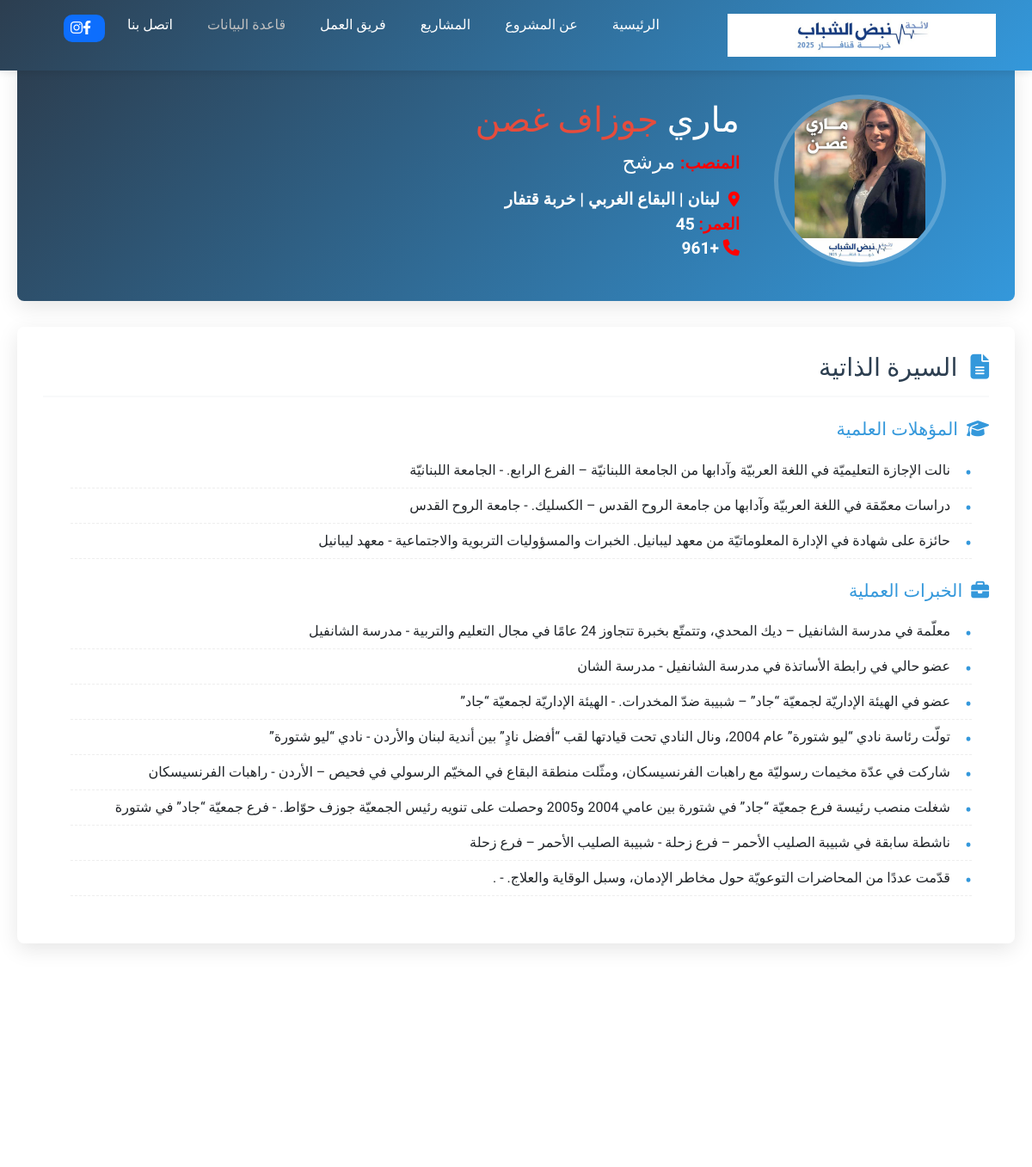
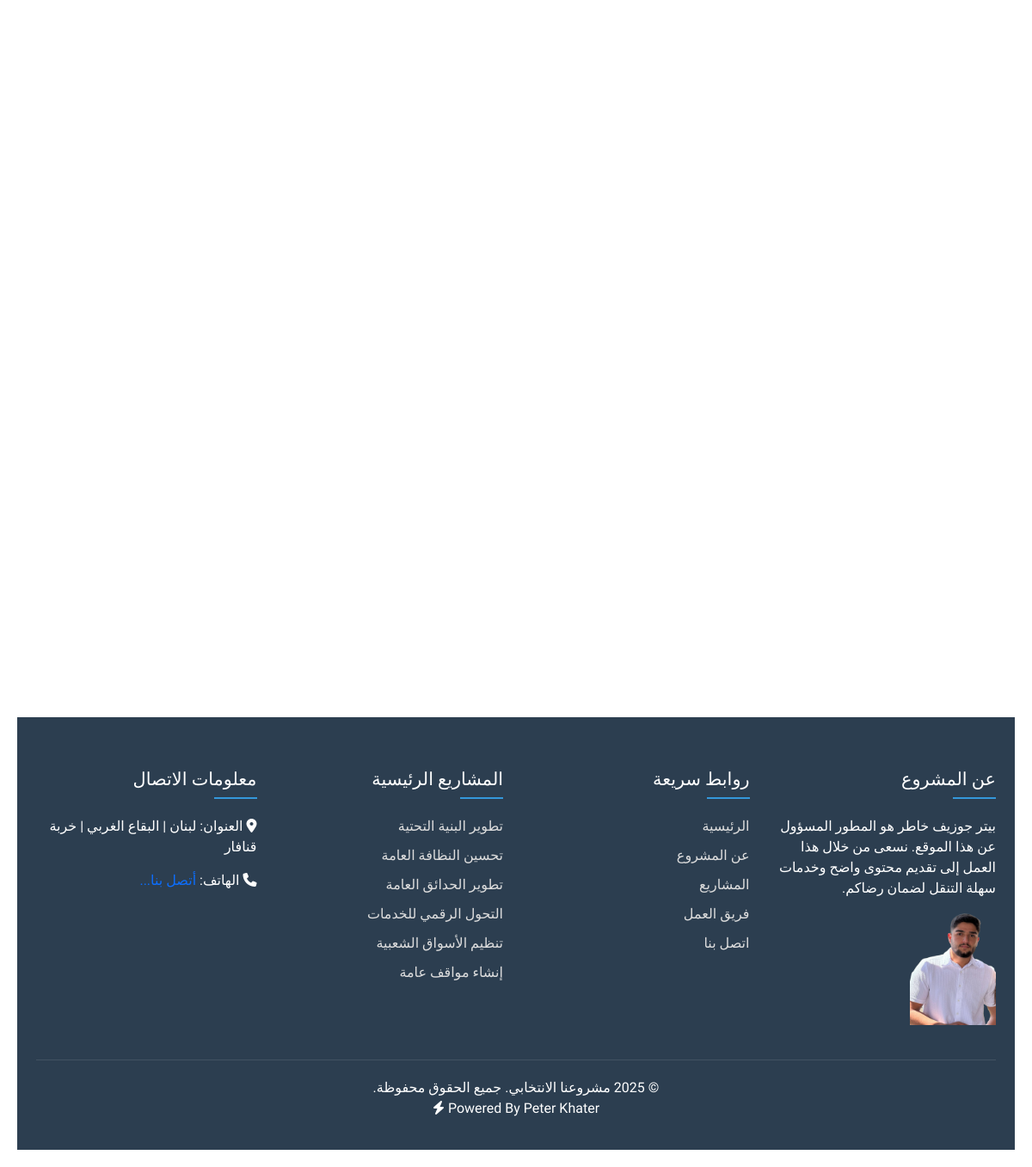
Page /morashah/3 on the committed database (2 pictures, top to bottom).
### main/models.py (models this page shows, shortened)
class MySetting(models.Model):
   phone = models.CharField( max_length=40,  blank=True, null=True)
   email = models.EmailField(max_length=254, null=True, blank=True)
   instagramLink = models.TextField(blank=True, null=True)
   facebookLink = models.TextField(blank=True, null=True)
   website_url = models.URLField(max_length=200, blank=True, null=True)
   address = models.CharField(max_length=255, blank=True, null=True)
   business_name = models.CharField(max_length=100, blank=True, null=True)
   logo = models.ImageField(upload_to='setting/', blank=True, null=True)
   linkedinLink = models.URLField(max_length=200, blank=True, null=True)
   created_at = models.DateTimeField(auto_now_add=True)
   updated_at = models.DateTimeField(auto_now=True)
   description = models.TextField(blank=True, null=True)
   dev_name = models.CharField(max_length=100, blank=True, null=True)
   dev_img =  models.ImageField(upload_to='setting/', blank=True, null=True)
   leyha_photo = models.ImageField(upload_to='setting/', blank=True, null=True)
   leyha_description =models.TextField(blank=True, null=True)

class Person(models.Model):
    name = models.CharField(max_length=200, verbose_name="اسم المرشح")
    last_name = models.CharField(max_length=200, verbose_name="شهرة المرشح")
    position = models.CharField(max_length=100, verbose_name="المنصب")
    profile_picture = models.ImageField(upload_to='profiles/', verbose_name="صورة المرشح", blank=True, null=True)
    age = models.PositiveIntegerField(verbose_name="العمر")
    phone = models.CharField(blank=True, null=True,verbose_name="رقم الهاتف",default='+961', max_length=100)
    note = models.TextField(verbose_name="ملاحظات", blank=True)
    target_categories = models.ManyToManyField(
        Category,
        verbose_name="الفئات المستهدفة للتحسين",
        related_name="candidates",
        blank=True
    )
    election_program = models.TextField(verbose_name="البرنامج الانتخابي", blank=True)
    is_current_candidate = models.BooleanField(verbose_name="مرشح حاليا", default=True)
    vision = models.TextField(verbose_name="الرؤية", blank=True)
    twitter = models.URLField(blank=True,null=True)
    facebook = models.URLField(blank=True,null=True)
    linkedin = models.URLField(blank=True,null=True)
    class Meta:
        verbose_name = "مرشح"
        verbose_name_plural = "المرشحين"
        ordering = ['position', 'last_name']

class EducationalQualification(models.Model):
    person = models.ForeignKey(Person, on_delete=models.CASCADE, related_name='qualifications', verbose_name="المرشح")
    title = models.CharField(max_length=200, verbose_name="المؤهل العلمي")
    institution = models.CharField(max_length=200, verbose_name="المؤسسة التعليمية", null=True,blank=True)
    class Meta:
        verbose_name = "المؤهل العلمي"
        verbose_name_plural = "المؤهلات العلمية"

class WorkExperience(models.Model):
    person = models.ForeignKey(Person, on_delete=models.CASCADE, related_name='experiences', verbose_name="المرشح")
    position = models.CharField(max_length=200, verbose_name="المنصب")
    organization = models.CharField(max_length=200, verbose_name="المؤسسة")
    class Meta:
        verbose_name = "الخبرة العملية"
        verbose_name_plural = "الخبرات العملية"

### main/views.py (the view)
# urls.py: path('morashah/<int:id>',person,name='person'),
def person(request,id):
    person = get_object_or_404(Person, id=id)
    setting = MySetting.objects.last()
    category = Category.objects.all()
    return render(request,'person.html',{'person': person,'setting':setting,'cat':category,})

### templates/person.html (shortened to what this page needs)
{% extends "base.html" %}
{% load static %}
{% block css %}
<link rel="stylesheet" href="{% static 'css/person.css' %}">
{% endblock css %}
{% block main %}
<div class="candidate-profile" style="display:block">
  <section class="candidate-hero">
    <div class="hero-content">
      <div class="candidate-photo">
        {% if person.profile_picture %}
          <img src="{{ person.profile_picture.url }}" alt="صورة المرشح">
        {% else %}
          <img src="{% static 'images/default.jpg' %}" alt="صورة المرشح">
        {% endif %}
      </div>
      <div class="candidate-intro">
        <h1>{{ person.name }} <span>{{ person.last_name }}</span></h1>
        <h2><span style="color:red; font-weight:600; font-size:1.2rem">المنصب:</span> {{ person.position }}</h2>
        <div class="candidate-location">
          <i class="fas fa-map-marker-alt" style="color:red;"></i>
          <span style=" font-size: 1.2rem; font-weight: 600;">لبنان <span>| البقاع الغربي |</span> خربة قتفار</span>
        </div>
        <span style="font-weight:600; font-size:1.2rem"><span style="color:red;">العمر: </span> {{ person.age }}</span>
        <br>
        <span style="font-weight:600; font-size:1.2rem"><span style="color:red;"><i class="fa-solid fa-phone"></i> </span> {{ person.phone }}</span>
      </div>
    </div>
  </section>
  <div class="profile-content">
    <section class="profile-section cv-section">
      <h2 class="section-title">
        <i class="fas fa-file-alt"></i>
        <span>السيرة الذاتية</span>
      </h2>
      <div class="cv-details">
        <div class="education">
          <h3><i class="fas fa-graduation-cap"></i> المؤهلات العلمية</h3>
          <ul>
            {% for qualification in person.qualifications.all %}
              <li>{{ qualification.title }} - {{ qualification.institution }} </li>
            {% empty %}
              <li>لا توجد مؤهلات مسجلة.</li>
            {% endfor %}
          </ul>
        </div>
        <div class="experience">
          <h3><i class="fas fa-briefcase"></i> الخبرات العملية</h3>
          <ul>
            {% for exp in person.experiences.all %}
              <li>{{ exp.position }} - {{ exp.organization }}</li>
            {% empty %}
              <li>لا توجد خبرات مسجلة.</li>
            {% endfor %}
          </ul>
        </div>
      </div>
    </section>
  </div>
{% endblock main %}

### templates/base.html (shortened to what this page needs)
{% load static %}
<!DOCTYPE html>
<html lang="ar" dir="rtl">
<head>
    <link rel="stylesheet" href="{% static 'css/base.css' %}">
    <link rel="stylesheet" href="https://cdnjs.cloudflare.com/ajax/libs/font-awesome/6.4.0/css/all.min.css">
    <link href="https://cdn.jsdelivr.net/npm/bootstrap@5.3.0/dist/css/bootstrap.min.css" rel="stylesheet">
    <link rel="stylesheet" href="https://cdnjs.cloudflare.com/ajax/libs/animate.css/4.1.1/animate.min.css"/>
    {% block css %}{% endblock css %}
</head>
<body>
    <header id="header">
        <div class="container header-container">
            <div class="logo">
                <img src="{{setting.logo.url}}" alt="شعار الحملة">
            </div>
            <nav id="mainNav">
                <ul>
                    <li><a href="{% url 'main' %}#home">الرئيسية</a></li>
                    <li><a href="{% url 'main' %}#about">عن المشروع</a></li>
                    <li><a href="{% url 'main' %}#projects">المشاريع</a></li>
                    <li><a href="{% url 'main' %}#team">فريق العمل</a></li>
                    <li onclick="alert('قيد الإنشاء')"><a href="#" class="" style="color: rgb(192, 192, 192);">قاعدة البيانات</a></li>
                    <li><a href="{% url 'main' %}#contact">اتصل بنا</a></li>
                    <div class="social-links me-3 bg-primary px-2 py-1 d-flex justify-content-center align-item-center" style="border-radius:10px">
                        <a href="{{setting.facebookLink}}"><i class="fab fa-facebook-f me-2" style="color:white;"></i></a>
                        <a href="{{setting.instagramLink}}"><i class="fab fa-instagram" style="color:white;"></i></a>
                    </div>
                </ul>
            </nav>
        </div>
    </header>
    {% block main %}
    {% endblock main %}
    <footer>
        <div class="container">
            <div class="footer-content">
                <div class="footer-column">
                    <h3>عن المشروع</h3>
                    <p>{{setting.description}}</p>
                    <img src="{{setting.dev_img.url}}" alt="بيتر جوزيف خاطر هو المطور المسؤول عن هذا الموقع." style="width:100px;">
                </div>
                <div class="footer-column">
                    <h3>روابط سريعة</h3>
                    <ul class="footer-links">
                        <li><a href="{% url 'main' %}#home">الرئيسية</a></li>
                        <li><a href="{% url 'main' %}#about">عن المشروع</a></li>
                        <li><a href="{% url 'main' %}#projects">المشاريع</a></li>
                        <li><a href="{% url 'main' %}#team">فريق العمل</a></li>
                        <li><a href="{% url 'main' %}#contact">اتصل بنا</a></li>
                    </ul>
                </div>
                <div class="footer-column">
                    <h3>المشاريع الرئيسية</h3>
                    <ul class="footer-links">
                        <li><a href="#">تطوير البنية التحتية</a></li>
                        <li><a href="#">تحسين النظافة العامة</a></li>
                        <li><a href="#">تطوير الحدائق العامة</a></li>
                        <li><a href="#">التحول الرقمي للخدمات</a></li>
                        <li><a href="#">تنظيم الأسواق الشعبية</a></li>
                        <li><a href="#">إنشاء مواقف عامة</a></li>
                    </ul>
                </div>
                <div class="footer-column">
                    <h3>معلومات الاتصال</h3>
                    <p><i class="fas fa-map-marker-alt"></i> العنوان: لبنان | البقاع الغربي | خربة قنافار</p>
                    <p><i class="fas fa-phone"></i> الهاتف: <a style="text-decoration: none;" href="tel:{{setting.phone}}">أتصل بنا...</a></p>
                </div>
            </div>
            <div class="footer-bottom">
                <p>&copy; 2025 مشروعنا الانتخابي. جميع الحقوق محفوظة. <br><span> Powered By Peter Khater <i class="fa-solid fa-bolt"></i></span></p>
            </div>
        </div>
    </footer>
    <link rel="stylesheet" href="https://cdnjs.cloudflare.com/ajax/libs/animate.css/4.1.1/animate.min.css"/>
</body>
</html>

### project/static/css/base.css (style rules this page uses)
:root { --primary-color: #2c3e50; --secondary-color: #3498db; --accent-color: #e74c3c; --light-color: #ecf0f1; --dark-color: #2c3e50; --success-color: #27ae60; }
* { margin: 0; padding: 0; box-sizing: border-box; font-family: 'Tajawal', sans-serif; }
body { background-color: #f5f5f5; color: #333; line-height: 1.6; font-family: 'Tajawal', sans-serif; line-height: 1.8; }
.container { width: 90%; max-width: 1200px; margin: 0 auto; padding: 0 15px; }
header { background: linear-gradient(135deg, var(--primary-color), var(--secondary-color)); color: white; padding: 1rem 0; position: fixed; width: 100%; top: 0; z-index: 1000; box-shadow: 0 2px 10px rgba(0, 0, 0, 0.1); transition: all 0.3s ease; }
.header-container { display: flex; justify-content: space-between; align-items: center; }
.logo { display: flex; align-items: center; }
.logo img { height: 50px; margin-left: 10px; }
nav ul { display: flex; list-style: none; }
nav ul li { margin-right: 20px; }
nav ul li a { color: white; text-decoration: none; font-weight: 500; padding: 5px 10px; border-radius: 5px; transition: all 0.3s ease; }
footer { background-color: var(--dark-color); color: white; padding: 60px 0 20px; }
.footer-content { display: grid; grid-template-columns: repeat(auto-fit, minmax(250px, 1fr)); gap: 30px; margin-bottom: 40px; }
.footer-column h3 { font-size: 1.3rem; margin-bottom: 20px; position: relative; padding-bottom: 10px; }
.footer-column h3::after { content: ''; position: absolute; bottom: 0; right: 0; width: 50px; height: 2px; background-color: var(--secondary-color); }
.footer-column p { margin-bottom: 15px; }
.footer-links { list-style: none; }
.footer-links li { margin-bottom: 10px; }
.footer-links a { color: #ddd; text-decoration: none; transition: all 0.3s ease; }
.footer-bottom { text-align: center; padding-top: 20px; border-top: 1px solid rgba(255, 255, 255, 0.1); }

### project/static/css/person.css (style rules this page uses)
:root { --primary-color: #2c3e50; --secondary-color: #3498db; --accent-color: #e74c3c; --light-color: #f8f9fa; --dark-color: #2c3e50; --text-color: #333; --border-radius: 8px; --box-shadow: 0 7px 25px rgba(0, 0, 0, 0.1); }
.candidate-profile { max-width: 100%; margin: 0 auto; padding: 20px; }
.candidate-hero { background: linear-gradient(135deg, var(--primary-color), var(--secondary-color)); color: white; padding: 40px 20px; border-radius: var(--border-radius); margin-bottom: 30px; box-shadow: var(--box-shadow); margin-top: 50px; }
.hero-content { display: flex; align-items: center; gap: 40px; max-width: 1000px; margin: 0 auto; }
.candidate-photo { position: relative; width: 200px; height: 200px; flex-shrink: 0; }
.candidate-photo img { width: 100%; height: 100%; object-fit: contain; border-radius: 50%; border: 5px solid rgba(255, 255, 255, 0.2); }
.candidate-intro h1 { font-size: 2.5rem; margin-bottom: 10px; }
.candidate-intro h1 span { color: var(--accent-color); }
.candidate-intro h2 { font-size: 1.5rem; font-weight: 500; margin-bottom: 15px; }
.candidate-location { display: flex; align-items: center; gap: 10px; font-size: 1.1rem; }
.profile-section { background-color: white; border-radius: var(--border-radius); padding: 30px; margin-bottom: 30px; box-shadow: var(--box-shadow); }
.section-title { display: flex; align-items: center; gap: 15px; font-size: 1.8rem; color: var(--primary-color); margin-bottom: 25px; padding-bottom: 15px; border-bottom: 2px solid var(--light-color); }
.section-title i { color: var(--secondary-color); }
.cv-details > div { margin-bottom: 25px; }
.cv-details h3 { display: flex; align-items: center; gap: 10px; color: var(--secondary-color); font-size: 1.3rem; margin-bottom: 15px; }
.cv-details ul { list-style: none; padding-right: 20px; }
.cv-details li { position: relative; padding: 8px 0; padding-right: 25px; border-bottom: 1px dashed #eee; }
.cv-details li:before { content: "•"; position: absolute; right: 0; color: var(--secondary-color); font-size: 1.5rem; top: 5px; }

### rows in the picture
MySetting: logo (picture), description "بيتر جوزيف خاطر هو المطور المسؤول عن هذا الموقع. نسعى من خلال هذا العمل إلى تقديم محتوى واضح وخدمات سهلة التنقل لضمان رضاكم.", dev_img (picture)
Person: profile_picture (picture), name "ماري", last_name "جوزاف غصن", position "مرشح", age "45", phone "+961"
EducationalQualification: title "نالت الإجازة التعليميّة في اللغة العربيّة وآدابها من الجامعة اللبنانيّة – الفرع الرابع.", institution "الجامعة اللبنانيّة"
EducationalQualification: title "دراسات معمّقة في اللغة العربيّة وآدابها من جامعة الروح القدس – الكسليك.", institution "جامعة الروح القدس"
EducationalQualification: title "حائزة على شهادة في الإدارة المعلوماتيّة من معهد ليبانيل. الخبرات والمسؤوليات التربوية والاجتماعية", institution "معهد ليبانيل"
WorkExperience: position "معلّمة في مدرسة الشانفيل – ديك المحدي، وتتمتّع بخبرة تتجاوز 24 عامًا في مجال التعليم والتربية", organization "مدرسة الشانفيل"
WorkExperience: position "عضو حالي في رابطة الأساتذة في مدرسة الشانفيل", organization "مدرسة الشان"
WorkExperience: position "عضو في الهيئة الإداريّة لجمعيّة “جاد” – شبيبة ضدّ المخدرات.", organization "الهيئة الإداريّة لجمعيّة “جاد”"
WorkExperience: position "تولّت رئاسة نادي “ليو شتورة” عام 2004، ونال النادي تحت قيادتها لقب “أفضل نادٍ” بين أندية لبنان والأردن", organization "نادي “ليو شتورة”"
WorkExperience: position "شاركت في عدّة مخيمات رسوليّة مع راهبات الفرنسيسكان، ومثّلت منطقة البقاع في المخيّم الرسولي في فحيص – الأردن", organization "راهبات الفرنسيسكان"
WorkExperience: position "شغلت منصب رئيسة فرع جمعيّة “جاد” في شتورة بين عامي 2004 و2005 وحصلت على تنويه رئيس الجمعيّة جوزف حوّاط.", organization "فرع جمعيّة “جاد” في شتورة"
WorkExperience: position "ناشطة سابقة في شبيبة الصليب الأحمر – فرع زحلة", organization "شبيبة الصليب الأحمر – فرع زحلة"
WorkExperience: position "قدّمت عددًا من المحاضرات التوعويّة حول مخاطر الإدمان، وسبل الوقاية والعلاج.", organization "."
